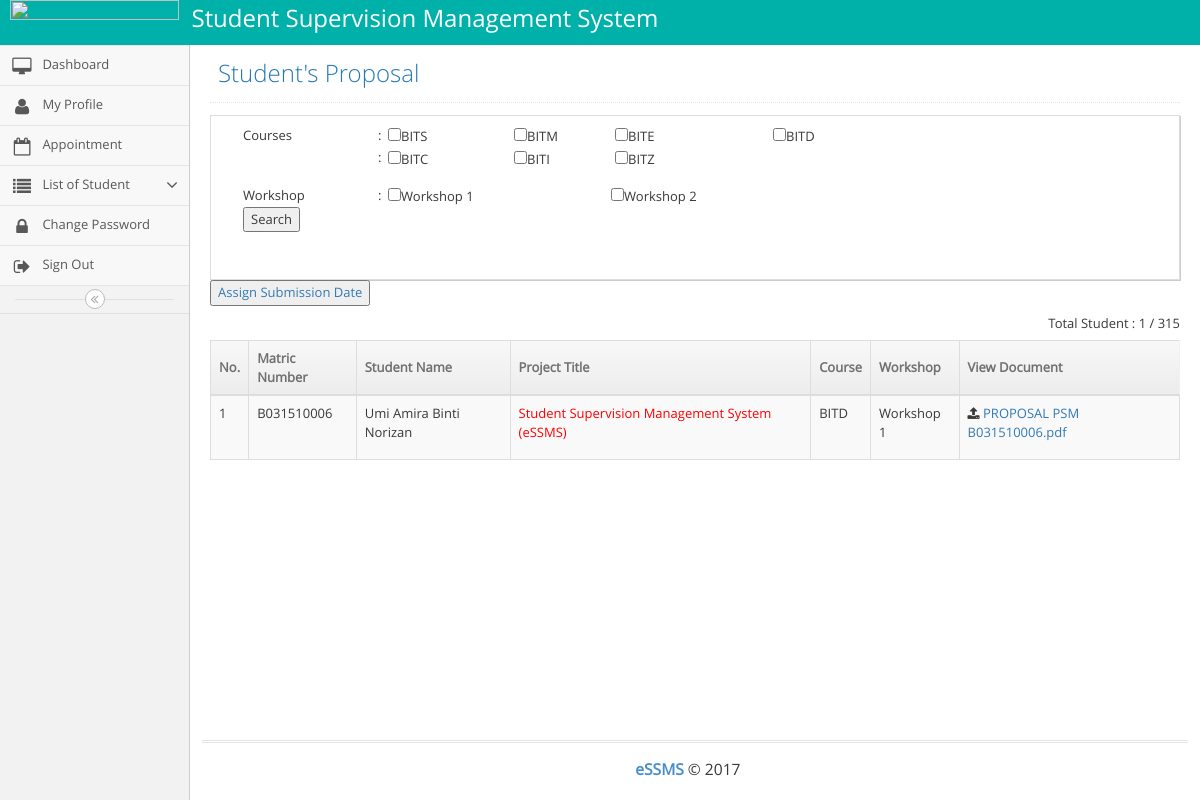
The app's page /proposalS.php (signed in) with its own data.
### tables this page shows
CREATE TABLE IF NOT EXISTS `report` (
  `reportID` varchar(35) NOT NULL,
  `title` varchar(60) NOT NULL,
  `typeOfWorkshop` int(10) NOT NULL,
  `matricNum` varchar(20) NOT NULL,
  `countProposal` int(11) NOT NULL,
  `countFinalReport` int(11) NOT NULL
);

CREATE TABLE IF NOT EXISTS `student` (
  `matricNum` varchar(20) NOT NULL,
  `studentName` varchar(50) NOT NULL,
  `studentEmail` varchar(50) NOT NULL,
  `studentPhoneNum` varchar(15) NOT NULL,
  `course` varchar(30) NOT NULL,
  `year` int(10) NOT NULL,
  `semester` int(10) NOT NULL,
  `typeOfWorkshop` int(10) NOT NULL,
  `lecturerID` varchar(20) NOT NULL,
  `statusAssign` varchar(30) NOT NULL,
  `positionID` int(10) NOT NULL
);

CREATE TABLE IF NOT EXISTS `proposal` (
  `proposalID` varchar(35) NOT NULL,
  `abstract` text NOT NULL,
  `submissionDate` date NOT NULL,
  `statusSubmission` varchar(20) NOT NULL,
  `statusProject` varchar(20) NOT NULL,
  `remarks` text NOT NULL,
  `mark` double NOT NULL,
  `sourceP` varchar(100) NOT NULL,
  `type` varchar(20) NOT NULL,
  `reportID` varchar(35) NOT NULL,
  `reportSubmissionID` int(225) NOT NULL
);

### proposalS.php (the view, shortened to what this page needs)
<?php
include 'conn/dbconnection.php';
?>
<!DOCTYPE html>
<html lang="en">
	<head>
		<link rel="stylesheet" href="assets/css/bootstrap.min.css" />
		<link rel="stylesheet" href="assets/font-awesome/4.5.0/css/font-awesome.min.css" />
		<link rel="stylesheet" href="assets/css/ace.min.css" class="ace-main-stylesheet" id="main-ace-style" />
		<link rel="stylesheet" href="assets/css/ace-skins.min.css" />
		<link rel="stylesheet" href="assets/css/ace-rtl.min.css" />
	</head>
	<body class="no-skin">
		<div id="navbar" class="navbar navbar-default          ace-save-state">
			<div class="navbar-container ace-save-state" id="navbar-container">
				<div class="navbar-header pull-left">
				 <img src="assets/img/logo_ftmk.png" width="169" height="29" class="img-responsive" />
				</div>
                <font size="+2">&nbsp;&nbsp;Student Supervision Management System </font>
				</div>
			</div>
	<div class="main-container ace-save-state" id="main-container">
		<?php include 'navigation.php'; ?>
			<div class="main-content">
				<div class="main-content-inner">
				  <div class="page-content">
						 <?php
						 if(isset($_REQUEST['search']))
						 {
								  @$course1=$_POST['course1'];
								  @$course2=$_POST['course2'];
								  @$course3=$_POST['course3'];
								  @$course4=$_POST['course4'];
								  @$course5=$_POST['course5'];
								  @$course6=$_POST['course6'];
								  @$course7=$_POST['course7'];
								  @$workshop1 =$_POST['workshop1'];
								  @$workshop2 =$_POST['workshop2'];
								  if($workshop1=='' && $workshop2=='')
									{
									$querySelect=mysqli_query($dba,"select *  from report left join student ON report.matricNum = student.matricNum left join proposal ON report.reportID = proposal.reportID
									where (student.typeOfWorkshop='1' OR student.typeOfWorkshop ='2' ) AND (student.course = '".$course1."' OR student.course = '".$course2."' OR student.course = '".$course3."' OR student.course = '".$course4."' OR student.course = '".$course5."' OR student.course = '".$course6."' OR student.course = '".$course7."') AND
									proposal.statusProject ='Approve'") or die();
									$selectCountA = "select count(*) AS TotalAll from student where (typeOfWorkshop='1' OR typeOfWorkshop ='2') AND (student.course = '".$course1."' OR student.course = '".$course2."' OR student.course = '".$course3."' OR student.course = '".$course4."' OR student.course = '".$course5."' OR student.course = '".$course6."' OR student.course = '".$course7."')";
									$essms_selectCountA =mysqli_query($dba,$selectCountA) or die (mysqli_error());
									$rowCountA = mysqli_fetch_array($essms_selectCountA);
									$selectCount = "select count(*) AS Total from proposal left join report ON proposal.reportID = report.reportID left join student ON report.matricNum = student.matricNum where (student.typeOfWorkshop='1' OR student.typeOfWorkshop ='2' ) AND (student.course = '".$course1."' OR student.course = '".$course2."' OR student.course = '".$course3."' OR student.course = '".$course4."' OR student.course = '".$course5."' OR student.course = '".$course6."' OR student.course = '".$course7."') AND proposal.statusProject ='Approve'";
									$essms_selectCount =mysqli_query($dba,$selectCount) or die (mysqli_error());
									$rowCount = mysqli_fetch_array($essms_selectCount);
									}
						 else if($course1=='' && $course2=='' && $course3=='' && $course4=='' && $course5=='' && $course6=='' && $course7=='')
							{
									$querySelect=mysqli_query($dba,"select *  from report left join student ON report.matricNum = student.matricNum left join proposal ON report.reportID = proposal.reportID
									where (student.typeOfWorkshop='".$workshop1."' OR student.typeOfWorkshop ='".$workshop2."' ) AND
									(course = 'BITS' OR course = 'BITM' OR course = 'BITE' OR course = 'BITD' OR course = 'BITC' OR course = 'BITZ' OR course = 'BITI') AND
									proposal.statusProject ='Approve'") or die();
									$selectCountA = "select count(*) AS TotalAll from student where (student.typeOfWorkshop='".$workshop1."' OR student.typeOfWorkshop ='".$workshop2."' ) AND (course = 'BITS' OR course = 'BITM' OR course = 'BITE' OR course = 'BITD' OR course = 'BITC' OR course = 'BITZ' OR course = 'BITI')";
									$essms_selectCountA =mysqli_query($dba,$selectCountA) or die (mysqli_error());
									$rowCountA = mysqli_fetch_array($essms_selectCountA);
									$selectCount = "select count(*) AS Total from proposal left join report ON proposal.reportID = report.reportID left join student ON report.matricNum = student.matricNum where (course = 'BITS' OR course = 'BITM' OR course = 'BITE' OR course = 'BITD' OR course = 'BITC' OR course = 'BITZ' OR course = 'BITI') AND
								    proposal.statusProject ='Approve'";
									$essms_selectCount =mysqli_query($dba,$selectCount) or die (mysqli_error());
									$rowCount = mysqli_fetch_array($essms_selectCount);
							}
							else
							{
									$querySelect=mysqli_query($dba,"select *  from report left join student ON report.matricNum = student.matricNum left join proposal ON report.reportID = proposal.reportID
									where (student.typeOfWorkshop='".$workshop1."' OR student.typeOfWorkshop ='".$workshop2."' ) AND
									(student.course = '".$course1."' OR student.course = '".$course2."' OR student.course = '".$course3."' OR student.course = '".$course4."' OR student.course = '".$course5."' OR student.course = '".$course6."' OR student.course = '".$course7."') AND
									proposal.statusProject ='Approve'") or die();
									$selectCountA = "select count(*) AS TotalAll from student where (student.typeOfWorkshop='".$workshop1."' OR student.typeOfWorkshop ='".$workshop2."' ) AND
									(student.course = '".$course1."' OR student.course = '".$course2."' OR student.course = '".$course3."' OR student.course = '".$course4."' OR student.course = '".$course5."' OR student.course = '".$course6."' OR student.course = '".$course7."')";
									$essms_selectCountA =mysqli_query($dba,$selectCountA) or die (mysqli_error());
									$rowCountA = mysqli_fetch_array($essms_selectCountA);
									$selectCount = "select count(*) AS Total from proposal left join report ON proposal.reportID = report.reportID left join student ON report.matricNum = student.matricNum where (student.typeOfWorkshop='".$workshop1."' OR student.typeOfWorkshop ='".$workshop2."' ) AND
									(student.course = '".$course1."' OR student.course = '".$course2."' OR student.course = '".$course3."' OR student.course = '".$course4."' OR student.course = '".$course5."' OR student.course = '".$course6."' OR student.course = '".$course7."') AND
									proposal.statusProject ='Approve'";
									$essms_selectCount =mysqli_query($dba,$selectCount) or die (mysqli_error());
									$rowCount = mysqli_fetch_array($essms_selectCount);
						}
						}
						else
						{
									$querySelect=mysqli_query($dba,"select *  from report left join student ON report.matricNum = student.matricNum left join proposal ON report.reportID = proposal.reportID
									where (student.typeOfWorkshop='1' OR student.typeOfWorkshop ='2' ) AND
									(course = 'BITS' OR course = 'BITM' OR course = 'BITE' OR course = 'BITD' OR course = 'BITC' OR course = 'BITZ' OR course = 'BITI') AND
									proposal.statusProject ='Approve'") or die();
                                    $selectCountA = "select count(*) AS TotalAll from student where (student.typeOfWorkshop='1' OR student.typeOfWorkshop ='2' ) AND
									(course = 'BITS' OR course = 'BITM' OR course = 'BITE' OR course = 'BITD' OR course = 'BITC' OR course = 'BITZ' OR course = 'BITI')";
									$essms_selectCountA =mysqli_query($dba,$selectCountA) or die (mysqli_error());
									$rowCountA = mysqli_fetch_array($essms_selectCountA);
									$selectCount = "select count(*) AS Total from proposal left join report ON proposal.reportID = report.reportID left join student ON report.matricNum = student.matricNum where (student.typeOfWorkshop='1' OR student.typeOfWorkshop ='2' ) AND
									(course = 'BITS' OR course = 'BITM' OR course = 'BITE' OR course = 'BITD' OR course = 'BITC' OR course = 'BITZ' OR course = 'BITI') AND
									proposal.statusProject ='Approve'";
									$essms_selectCount =mysqli_query($dba,$selectCount) or die (mysqli_error());
									$rowCount = mysqli_fetch_array($essms_selectCount);
						}
						?>
		<div class="page-header">
							<h1>
								Student's Proposal
							</h1>
						</div>
									<div class="tab-content profile-edit-tab-content">
		                            <div id="edit-basic" class="tab-pane in active">
									<form class="form-horizontal" role="form" method="post" action="proposalS.php">
										<div class="form-group">
										<div class="col-xs-12 col-sm-9">
								        	<table width="689">
									<tr>
										<td width="135">Courses</td>
										<td width="10">:</td>
										<td width="126"><input type="checkbox" name="course1" value="BITS" <?php if(isset($_POST['course1'])) echo "checked='checked'"; ?>>BITS</td>
										<td width="101"><input type="checkbox" name="course2" value="BITM" <?php if(isset($_POST['course2'])) echo "checked='checked'"; ?>>BITM</td>
										<td width="158"><input type="checkbox" name="course3" value="BITE" <?php if(isset($_POST['course3'])) echo "checked='checked'"; ?>>BITE</td>
										<td width="131" colspan="3"><input type="checkbox" name="course4" value="BITD" <?php if(isset($_POST['course4'])) echo "checked='checked'"; ?>>BITD</td>
									 </tr>
									<tr>
										<td align="left">&nbsp;</td>
										<td>:</td>
										<td><input type="checkbox" name="course5" value="BITC" <?php if(isset($_POST['course5'])) echo "checked='checked'"; ?>>BITC</td>
										<td><input type="checkbox" name="course6" value="BITI" <?php if(isset($_POST['course6'])) echo "checked='checked'"; ?>>BITI </td>
										<td colspan="4"><input type="checkbox" name="course7" value="BITZ" <?php if(isset($_POST['course7'])) echo "checked='checked'"; ?>>BITZ</td>
									</tr>
									</table>
										</div>
									    </div>
										<div class="form-group">
										<div class="col-xs-12 col-sm-9">
												<table width="689">
									<tr>
										<td width="135" align="left">Workshop</td>
										<td width="10">:</td>
										<td width="223"><input type="checkbox" name="workshop1" value="1" <?php if(isset($_POST['workshop1'])) echo "checked='checked'"; ?>>Workshop 1</td>
										<td width="305" colspan="5"><input type="checkbox" name="workshop2" value="2" <?php if(isset($_POST['workshop2'])) echo "checked='checked'"; ?>>Workshop 2</td>
									</tr>
									</table>
											  <input name="search" type="submit" id="search" value="Search" />
										</div>
									    </div>
									</form>
									</div>
									</div>
							<div class="row">
							<div class="col-xs-12">
		                   <p><a href="javascript:window.open('assignDueSubmisionP.php','mywindowtitle','width=800,height=700')"><input type="button" value="Assign Submission Date"></a></p>
						   <h6 align="right"> Total Student : <?php echo $rowCount['Total']; ?> / <?php echo $rowCountA['TotalAll']; ?>  </h6>
									<form class="form-horizontal" role="form" method="post">
										<table id="dynamic-table" class="table table-striped table-bordered table-hover">
												<thead>
													<tr>
														<th>No. </th>
														<th>Matric Number </th>
														<th>Student Name</th>
														<th>Project Title</th>
														<th>Course</th>
														<th>Workshop</th>
														<th>View Document</th>
													</tr>
												</thead>
												<?php
													$num = 0;
												while(@$row=mysqli_fetch_array($querySelect))
													{
												?>
												<tbody>
													<tr>
														<td><?php echo ++$num;?></td>
														<td><?php echo $row['matricNum'];?></td>
														<td><?php echo $row['studentName'];?></td>
														<td><font color="red"><?php echo $row['title'];?></font></td>
														<td><?php echo $row['course'];?></td>
														<td>Workshop <?php echo $row['typeOfWorkshop'];?></td>
														<td><p>	<i class="menu-icon fa fa-upload"></i>&nbsp;<a href="Documents/Proposal/<?php echo $row['sourceP']; ?>"  ><?php echo $row['sourceP']; ?></a></p></td>
													</tr>
													<?php };?>
												</tbody>
										</table>
									</form>
							</div>
						</div>
					</div>
				</div>
			</div>
			<div class="footer">
				<div class="footer-inner">
					<div class="footer-content">
						<span class="bigger-120">
							<span class="blue bolder">eSSMS</span> &copy; 2017
						</span>
					</div>
				</div>
			</div>
		</div>
	</body>
</html>

### proposalS.php (style rules this page uses)
.no-skin #navbar #navbar-container font { color: #FFFFFF; }

### records on screen
report: student.matricNum "B031510006", student.studentName "Umi Amira Binti Norizan", title "Student Supervision Management System (eSSMS)", student.course "BITD", student.typeOfWorkshop "1", proposal.sourceP "PROPOSAL PSM B031510006.pdf"

### other values on screen
$rowCount['Total'] "1"
$rowCountA['TotalAll'] "315"
